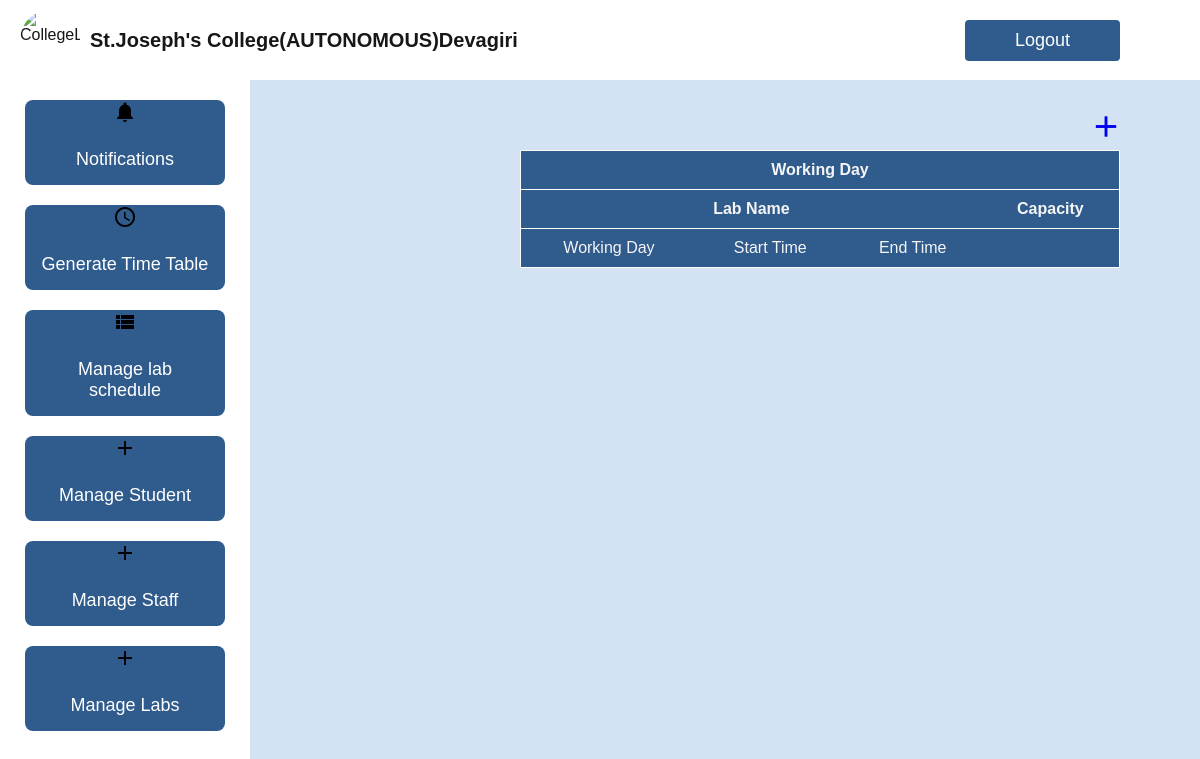
/administrator/viewworkingday/2/, run on an earlier commit of the app's database.
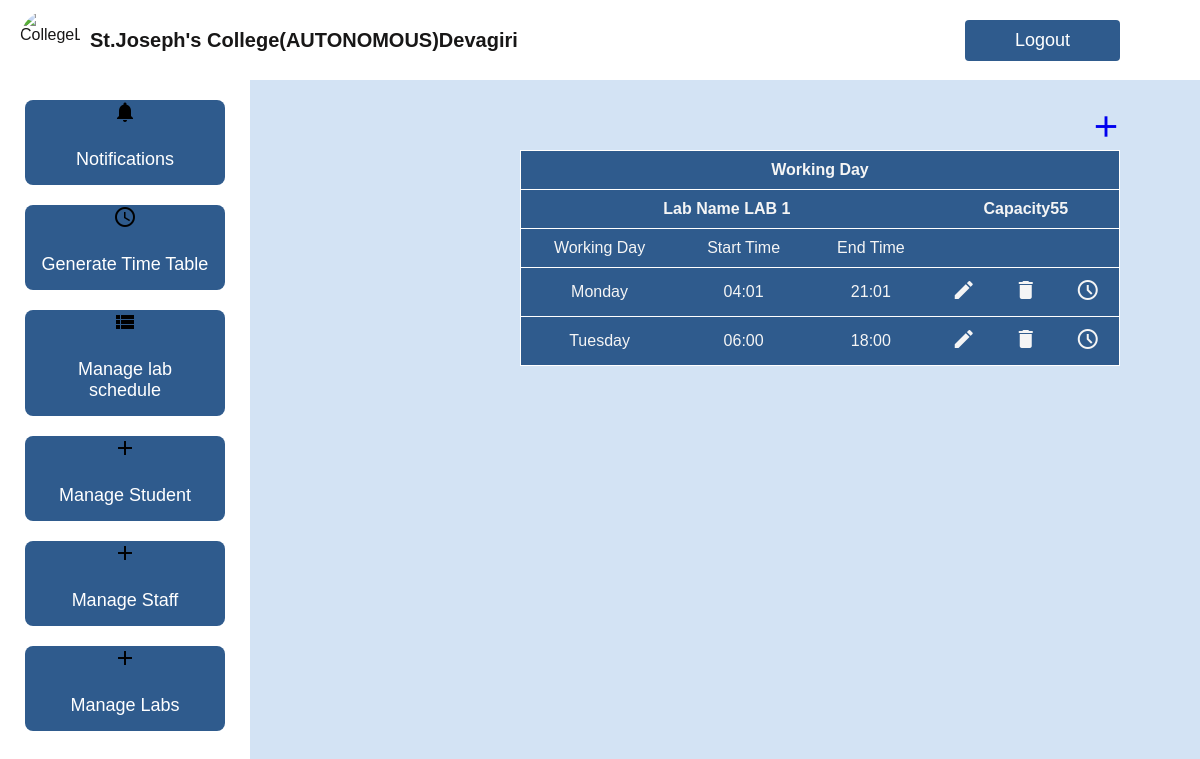
And on a later commit of the database.
### administrator/models.py (models this page shows, shortened)
class Lab(models.Model):
    name = models.CharField(max_length=100)
    capacity = models.CharField(max_length=200)

class WorkingDay(models.Model):
    lab = models.ForeignKey(Lab, on_delete=models.CASCADE)
    day = models.CharField(max_length=20)  # Example: 'Monday', 'Tuesday', etc.
    start_time = models.TimeField()  # Example: 09:00 AM
    end_time = models.TimeField()    # Example: 05:00 PM

### administrator/views.py (the view)
# urls.py: path('viewworkingday/<int:id>/',Viewworkingday.as_view(),name='viewworkingday'),
class Viewworkingday(View):
    def get(self,request,id):
        d=WorkingDay.objects.filter(lab=id).all()
        print(d)
        e=Lab.objects.filter(id=id).first()
        return render(request,'admin/viewworkingday.html',{'d':d,'e':e})

### templates/admin/viewworkingday.html (shortened to what this page needs)
{% extends 'admin/adminbase.html' %}
{%block body%}
    <div class="plusbutton">
      <a href="/administrator/addworkingday/{{e.id}}/"><i class="material-icons" style="font-size: 35px;">add</i></a>
    </div>
<div>
    <table id="table1">
            <tr>
                <th colspan="6">Working Day</th>
            </tr>
            <tr>
                <th colspan="3">Lab Name {{e.name}}</th>
                <th colspan="3">Capacity{{e.capacity}}</th>
            </tr>
            <tr>
                <td>Working Day</td>
                <td>Start Time</td>
                <td>End Time</td>
            </tr>
            {% for i in d %}
            <tr>
                <td>{{i.day}}</td>
                <td>{{ i.start_time|time:'H:i' }}</td>
                <td>{{ i.end_time|time:'H:i' }}</td>
                <td><a href="/administrator/editworkingday/{{i.id}}"><i class="material-icons" style="color: whitesmoke;">edit</i></a></td>
                <td><a href="/administrator/Deleteworkingday/{{i.id}}"><i class="material-icons" style="color: whitesmoke;">delete</i></a></td>
                <td><a href="/administrator/viewtimeslot/{{i.id}}"><i class="material-symbols-outlined" style="color: whitesmoke;">schedule</i></a></td>
            </tr>
            {% endfor %}
    </table>
</div>
{% endblock %}

What changed in the data, as far as the page shows it:
added Lab: name "LAB 1", capacity "55"
added WorkingDay: day "Monday", start_time "04:01", end_time "21:01"
added WorkingDay: day "Tuesday", start_time "06:00", end_time "18:00"
